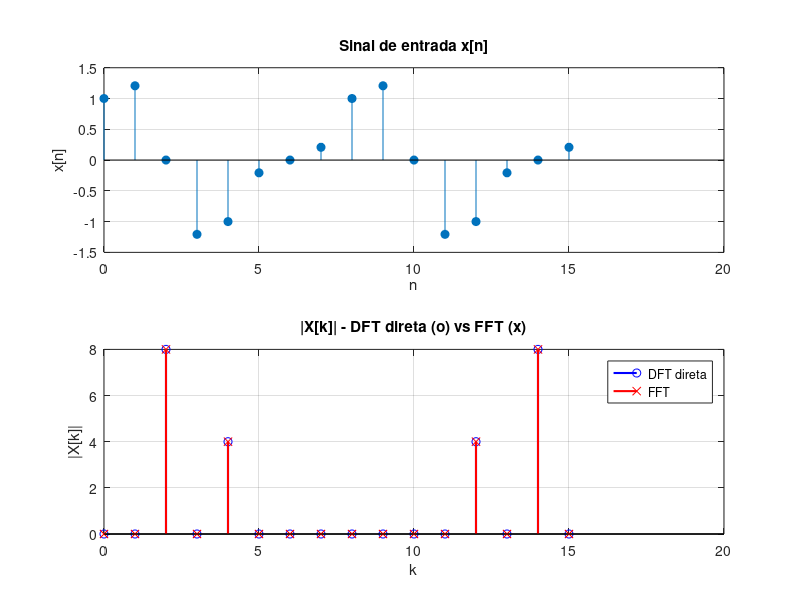

MATLAB code for this plot:
% =========================================================================
% ATIVIDADE 06 - DFT direta (definicao) vs. funcao fft
% -------------------------------------------------------------------------
% Implementa a DFT diretamente a partir da definicao matematica e compara
% o resultado com a saida da funcao fft. Avalia o erro numerico e o custo
% computacional.
% =========================================================================

clear; clc; close all;

% --- Sinal curto para inspecao ---
N = 16;
n = 0:N-1;
x = cos(2*pi*0.125*n) + 0.5*sin(2*pi*0.25*n);

% --- DFT direta pela definicao: X[k] = sum_{n=0}^{N-1} x[n] e^{-j2*pi*k*n/N}
X_direta = zeros(1, N);
tic;
for k = 0:N-1
    soma = 0;
    for nn = 0:N-1
        soma = soma + x(nn+1) * exp(-1j*2*pi*k*nn/N);
    end
    X_direta(k+1) = soma;
end
t_direta = toc;

% --- DFT via algoritmo FFT ---
tic;
X_fft = fft(x);
t_fft = toc;

% --- Comparacao numerica ---
erro_max = max(abs(X_direta - X_fft));

fprintf('Resultado do experimento (N = %d):\n', N);
fprintf('--------------------------------------------\n');
fprintf('Tempo DFT direta : %.6f s   ( O(N^2)     = %d ops )\n', ...
        t_direta, N*N);
fprintf('Tempo FFT        : %.6f s   ( O(N log N) = %d ops )\n', ...
        t_fft, round(N*log2(N)));
fprintf('Erro maximo absoluto entre as duas saidas: %.2e\n', erro_max);

% --- Comparacao para N grande: apenas custo, sem rodar DFT direta enorme ---
Ns = [16 64 256 1024 4096];
fprintf('\nEstimativa de operacoes em funcao de N:\n');
fprintf('   N    |   DFT (N^2)   |   FFT (N log N)\n');
fprintf('--------+---------------+----------------\n');
for k = 1:length(Ns)
    fprintf(' %5d  | %12d  | %12d\n', ...
            Ns(k), Ns(k)^2, round(Ns(k)*log2(Ns(k))));
end

% --- Graficos ---
fig = figure('Name','Atividade 06 - DFT direta vs FFT','Position',[100 100 900 700]);

subplot(2,1,1);
stem(n, x, 'filled');
title('Sinal de entrada x[n]');
xlabel('n'); ylabel('x[n]'); grid on;

subplot(2,1,2);
stem(0:N-1, abs(X_direta), 'bo', 'LineWidth', 1.5); hold on;
stem(0:N-1, abs(X_fft),    'rx', 'LineWidth', 1.5);
title('|X[k]| - DFT direta (o) vs FFT (x)');
xlabel('k'); ylabel('|X[k]|');
legend('DFT direta','FFT'); grid on;

% --- Salvar PNG em Resultados/ ---
script_dir = fileparts(mfilename('fullpath'));
out_dir    = fullfile(script_dir, '..', '..', 'Resultados');
if ~exist(out_dir, 'dir'); mkdir(out_dir); end
print(fig, fullfile(out_dir, 'sim6_atividade6_dft_vs_fft.png'), '-dpng', '-r120');
fprintf('Figura salva em: %s\n', fullfile(out_dir, 'sim6_atividade6_dft_vs_fft.png'));
